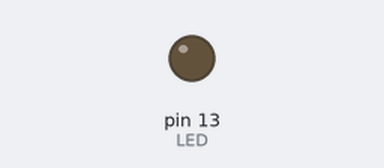
Bench run of a sketch on a simulated Arduino Uno, built with avr-gcc and run on an emulated ATmega328P. On the bench: output pins drawn as LEDs (lit = HIGH).

Above: at 0.6 s.
At 44.5 s:
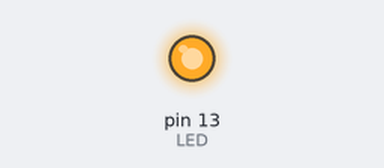
Timing chart, 0 to 46.4 s (numbered marks = the images above):
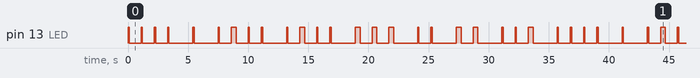

Measured:
- by itself, pin 13 (LED): moves between LOW and HIGH, repeating every 35.7 s
- by itself, everything shown: repeats every 35.7 s, in 46 steps

The sketch:

hello_world.ino
```cpp
bool SHORT = 0;
bool LONG = 1;

void setup() {
  // put your setup code here, to run once:
  pinMode(LED_BUILTIN, OUTPUT); // LED

}

void blink(bool mode){
  digitalWrite(LED_BUILTIN, HIGH);
  if (mode == SHORT){
    delay(100);
  } else {
    delay(400);
  }
  digitalWrite(LED_BUILTIN, LOW);
  delay(1000);
}

void loop() {
  // put your main code here, to run repeatedly:
  // HELLO WORLD = .... . .-.. .-.. --- / .. -- ..-
  // H
  blink(SHORT);
  blink(SHORT);
  blink(SHORT);
  blink(SHORT);
  delay(1000);
  // E
  blink(SHORT);
  delay(1000);
  // L
  blink(SHORT);
  blink(LONG);
  blink(SHORT);
  blink(SHORT);
  delay(1000);
  // L
  blink(SHORT);
  blink(LONG);
  blink(SHORT);
  blink(SHORT);
  delay(1000);
  // O
  blink(LONG);
  blink(LONG);
  blink(LONG);
  delay(1000);

  // I
  blink(SHORT);
  blink(SHORT);
  delay(1000);

  // M
  blink(LONG);
  blink(LONG);
  delay(1000);

  // U
  blink(SHORT);
  blink(SHORT);
  blink(LONG);
  delay(1000);
}
```
